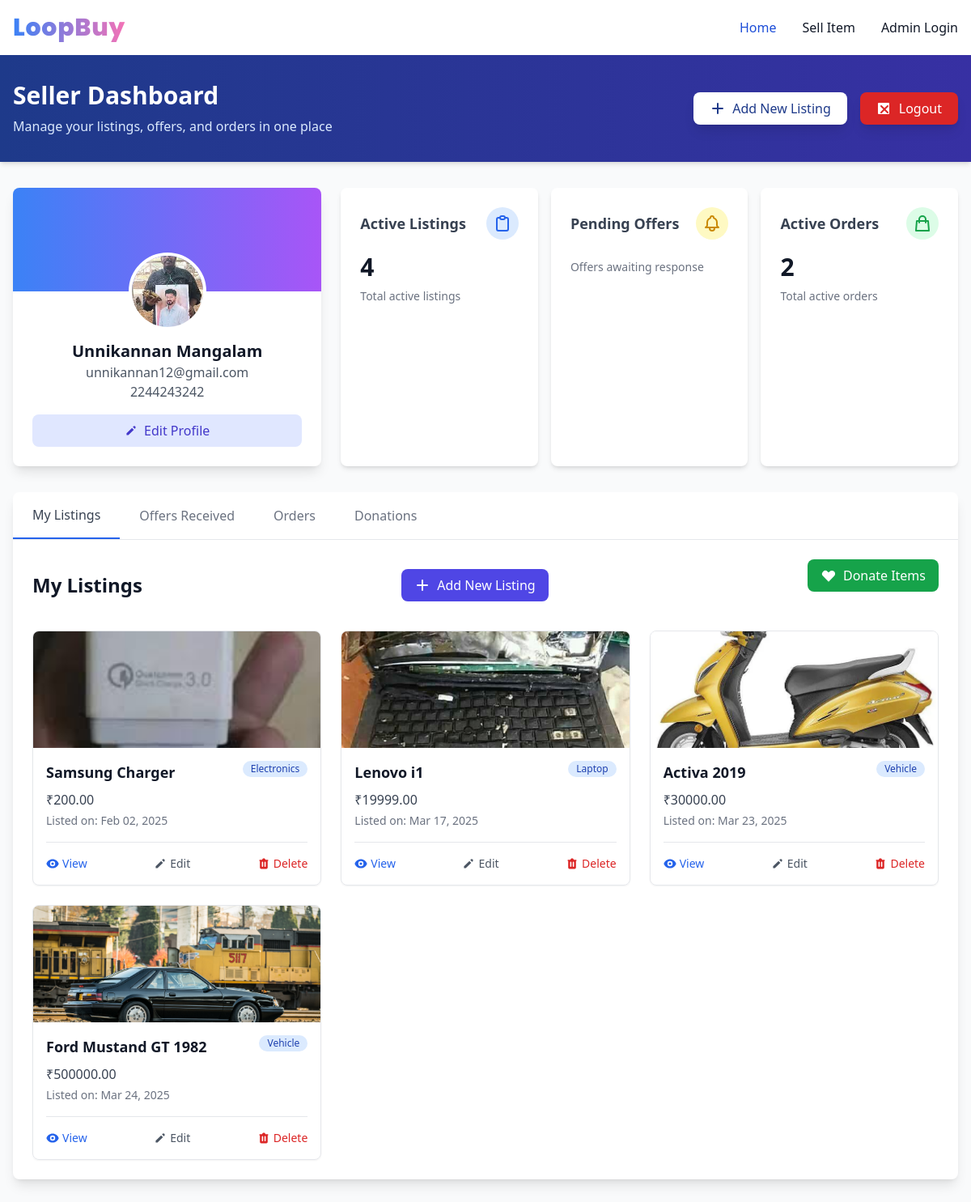
The page /seller/dashboard/ (signed in) on the database its author committed.
### home/models.py (models this page shows, shortened)
class Seller(models.Model):
    user = models.OneToOneField(User, on_delete=models.CASCADE, related_name='seller')
    phone_number = models.CharField(max_length=15, unique=True, null=True, blank=True)
    address = models.TextField(null=True, blank=True)
    latitude = models.DecimalField(max_digits=9, decimal_places=6, null=True, blank=True)
    longitude = models.DecimalField(max_digits=9, decimal_places=6, null=True, blank=True)
    is_neighborhood_verified = models.BooleanField(default=False)
    profile_image = models.ImageField(upload_to='sellers/profile_images/', null=True, blank=True)
    date_of_birth = models.DateField(null=True, blank=True)
    instagram_link = models.URLField(max_length=255, null=True, blank=True)

class Listing(models.Model):
    CATEGORY_CHOICES = [
        ('Mobile', 'Mobile'),
        ('Laptop', 'Laptop'),
        ('Vehicle', 'Vehicle'),
        ('Other', 'Other'),
    ]
    CONDITION_CHOICES = [
        ('new', 'New'),
        ('used', 'Used'),
        ('refurbished', 'Refurbished'),
    ]
    seller = models.ForeignKey(User, on_delete=models.CASCADE)
    title = models.CharField(max_length=200)
    description = models.TextField()
    price = models.DecimalField(max_digits=10, decimal_places=2)
    category = models.CharField(
        max_length=50, choices=Category.choices, default=Category.MOBILE
    )
    condition = models.CharField(
        max_length=50, choices=ItemCondition.choices, default=ItemCondition.USED
    )
    images = models.ImageField(upload_to='listings/%Y/%m/%d/', blank=True, null=True)
    additional_images = models.ManyToManyField(
        'ListingImage', related_name='additional_listings', blank=True
    )
    location = models.CharField(max_length=255)
    latitude = models.DecimalField(max_digits=9, decimal_places=6, null=True, blank=True)
    longitude = models.DecimalField(max_digits=9, decimal_places=6, null=True, blank=True)
    created_at = models.DateTimeField(auto_now_add=True)
    updated_at = models.DateTimeField(auto_now=True)
    is_available = models.BooleanField(default=True)
    year = models.IntegerField(null=True, blank=True)
    brand = models.CharField(max_length=100, blank=True, null=True)
    model = models.CharField(max_length=100, blank=True, null=True)
    contact_number = models.CharField(max_length=15, null=True, blank=True)
    shipping_available = models.BooleanField(default=False)
    negotiable = models.BooleanField(default=False)
    other_details = models.JSONField(default=dict, blank=True, null=True)

### home/views.py (the view)
# urls.py: path('seller/dashboard/', views.seller_dashboard, name='seller_dashboard'),
@login_required
def seller_dashboard(request):
    if not hasattr(request.user, 'seller'):
        return redirect('seller_login')
    seller = request.user.seller
    listings = Listing.objects.filter(seller=request.user)
    offers = BuyRequest.objects.filter(listing__seller=request.user)
    orders = Order.objects.filter(seller=request.user).order_by('-created_at')
    donations = Donation.objects.filter(seller=request.user).order_by('-created_at')  # Fetch donations
    context = {
        'seller': seller,
        'listings': listings,
        'offers': offers,
        'orders': orders,
        'donations': donations,  # Pass donations to the context
    }
    return render(request, 'seller_dashboard.html', context)

### templates/seller_dashboard.html (shortened to what this page needs)
{% extends 'base.html' %}
{% block content %}
{% load static %}
<main class="bg-gray-50 min-h-screen pb-12">
    <div class="bg-gradient-to-r from-blue-900 to-indigo-800 text-white py-8 px-4 mb-8 shadow-md">
        <div class="max-w-7xl mx-auto flex flex-col md:flex-row justify-between items-center">
            <div class="mb-6 md:mb-0 text-center md:text-left">
                <h1 class="text-3xl font-bold">Seller Dashboard</h1>
                <p class="text-blue-100 mt-2">Manage your listings, offers, and orders in one place</p>
            </div>
            <div class="flex space-x-4">
                <a href="{% url 'add_listing' %}" class="inline-flex items-center bg-white text-blue-900 px-5 py-2 rounded-lg hover:bg-blue-50 transition shadow-lg">
                    <svg xmlns="http://www.w3.org/2000/svg" class="h-5 w-5 mr-2" viewBox="0 0 20 20" fill="currentColor">
                        <path fill-rule="evenodd" d="M10 3a1 1 0 011 1v5h5a1 1 0 110 2h-5v5a1 1 0 11-2 0v-5H4a1 1 0 110-2h5V4a1 1 0 011-1z" clip-rule="evenodd" />
                    </svg>
                    Add New Listing
                </a>
                <a href="{% url 'seller_logout' %}" class="inline-flex items-center bg-red-600 text-white px-5 py-2 rounded-lg hover:bg-red-700 transition shadow-lg">
                    Logout
                </a>
            </div>
        </div>
    </div>
    <div class="max-w-7xl mx-auto px-4">
        <div class="flex flex-col md:flex-row gap-6 mb-8">
            <div class="md:w-1/3 bg-white rounded-lg shadow-lg overflow-hidden">
                <div class="h-32 bg-gradient-to-r from-blue-500 to-purple-500">
                </div>
                <div class="relative px-6 pb-6">
                    <div class="w-24 h-24 mx-auto -mt-12 border-4 border-white rounded-full overflow-hidden">
                        {% if seller.profile_image %}
                            <img class="w-full h-full object-cover" src="{{ seller.profile_image.url }}" alt="Profile">
                        {% else %}
                            <img class="w-full h-full object-cover" src="https://i.pinimg.com/736x/2c/f5/58/2cf558ab8c1f12b43f7326945672805e.jpg" alt="Placeholder">
                        {% endif %}
                    </div>
                    <div class="text-center mt-3">
                        <h2 class="text-xl font-bold text-gray-900">{{ seller.user.first_name }}</h2>
                        <p class="text-gray-600">{{ seller.user.email }}</p>
                        <p class="text-gray-600">{{ seller.phone_number }}</p>
                    </div>
                    <button class="w-full mt-4 bg-indigo-100 text-indigo-700 px-4 py-2 rounded-lg hover:bg-indigo-200 transition flex items-center justify-center">
                        <svg xmlns="http://www.w3.org/2000/svg" class="h-4 w-4 mr-2" viewBox="0 0 20 20" fill="currentColor">
                            <path d="M13.586 3.586a2 2 0 112.828 2.828l-.793.793-2.828-2.828.793-.793zM11.379 5.793L3 14.172V17h2.828l8.38-8.379-2.83-2.828z" />
                        </svg>
                        Edit Profile
                    </button>
                </div>
            </div>
            <div class="md:w-2/3 grid grid-cols-1 md:grid-cols-3 gap-4">
                <div class="bg-white rounded-lg shadow-md p-6 flex flex-col">
                    <div class="flex justify-between items-center mb-4">
                        <h3 class="text-lg font-semibold text-gray-700">Active Listings</h3>
                        <div class="p-2 bg-blue-100 rounded-full">
                        </div>
                    </div>
                    <p class="text-3xl font-bold text-gray-900">{{ listings|length }}</p>
                    <p class="text-sm text-gray-500 mt-2">Total active listings</p>
                </div>
                <div class="bg-white rounded-lg shadow-md p-6 flex flex-col">
                    <div class="flex justify-between items-center mb-4">
                        <h3 class="text-lg font-semibold text-gray-700">Pending Offers</h3>
                        <div class="p-2 bg-yellow-100 rounded-full">
                        </div>
                    </div>
                    <p class="text-sm text-gray-500 mt-2">Offers awaiting response</p>
                </div>
                <div class="bg-white rounded-lg shadow-md p-6 flex flex-col">
                    <div class="flex justify-between items-center mb-4">
                        <h3 class="text-lg font-semibold text-gray-700">Active Orders</h3>
                        <div class="p-2 bg-green-100 rounded-full">
                            <svg xmlns="http://www.w3.org/2000/svg" class="h-6 w-6 text-green-600" fill="none" viewBox="0 0 24 24" stroke="currentColor">
                                <path stroke-linecap="round" stroke-linejoin="round" stroke-width="2" d="M16 11V7a4 4 0 00-8 0v4M5 9h14l1 12H4L5 9z" />
                            </svg>
                        </div>
                    </div>
                    <p class="text-3xl font-bold text-gray-900">{{ orders|length }}</p>
                    <p class="text-sm text-gray-500 mt-2">Total active orders</p>
                </div>
            </div>
        </div>
        <div class="bg-white rounded-lg shadow-lg overflow-hidden">
            <div class="flex border-b">
                <button onclick="showTab('listings')" id="listings-tab" class="tab-button py-4 px-6 font-medium text-gray-700 border-b-2 border-blue-600 focus:outline-none">My Listings</button>
                <button onclick="showTab('offers')" id="offers-tab" class="tab-button py-4 px-6 font-medium text-gray-500 hover:text-gray-700 focus:outline-none">Offers Received</button>
                <button onclick="showTab('orders')" id="orders-tab" class="tab-button py-4 px-6 font-medium text-gray-500 hover:text-gray-700 focus:outline-none">Orders</button>
                <button onclick="showTab('donations')" id="donations-tab" class="tab-button py-4 px-6 font-medium text-gray-500 hover:text-gray-700 focus:outline-none">Donations</button>
            </div>
            <div id="listings-content" class="tab-content p-6">
                <div class="flex justify-between items-center mb-6">
                    <h2 class="text-2xl font-bold text-gray-900">My Listings</h2>
                    <a href="{% url 'add_listing' %}" class="inline-flex items-center bg-indigo-600 text-white px-4 py-2 rounded-lg hover:bg-indigo-700 transition">
                        <svg xmlns="http://www.w3.org/2000/svg" class="h-5 w-5 mr-2" viewBox="0 0 20 20" fill="currentColor">
                            <path fill-rule="evenodd" d="M10 3a1 1 0 011 1v5h5a1 1 0 110 2h-5v5a1 1 0 11-2 0v-5H4a1 1 0 110-2h5V4a1 1 0 011-1z" clip-rule="evenodd" />
                        </svg>
                        Add New Listing
                    </a>
                    <div class="mb-6">
                        <a href="{% url 'create_donation' %}" class="inline-flex items-center px-4 py-2 bg-green-600 text-white rounded-lg hover:bg-green-700 transition-colors">
                            <svg xmlns="http://www.w3.org/2000/svg" class="h-5 w-5 mr-2" viewBox="0 0 20 20" fill="currentColor">
                                <path fill-rule="evenodd" d="M3.172 5.172a4 4 0 015.656 0L10 6.343l1.172-1.171a4 4 0 115.656 5.656L10 17.657l-6.828-6.829a4 4 0 010-5.656z" clip-rule="evenodd" />
                            </svg>
                            Donate Items
                        </a>
                    </div>
                </div>
                {% if listings %}
                <div class="grid grid-cols-1 md:grid-cols-2 lg:grid-cols-3 gap-6">
                    {% for listing in listings %}
                    <div class="border rounded-lg overflow-hidden shadow-sm hover:shadow-md transition">
                        <div class="h-36 bg-gray-100 overflow-hidden">
                            {% if listing.images %}
                            <img src="{{ listing.images.url }}" alt="{{ listing.title }}" class="w-full h-full object-cover">
                            {% endif %}
                        </div>
                        <div class="p-4">
                            <div class="flex justify-between items-start">
                                <h3 class="text-lg font-semibold text-gray-900 truncate">{{ listing.title }}</h3>
                                <span class="bg-blue-100 text-blue-800 text-xs font-medium px-2.5 py-0.5 rounded-full">{{ listing.category }}</span>
                            </div>
                            <p class="text-gray-700 font-medium mt-2">₹{{ listing.price }}</p>
                            <p class="text-sm text-gray-500 mt-1">Listed on: {{ listing.created_at|date:"M d, Y" }}</p>
                            <div class="mt-4 flex justify-between border-t pt-4">
                                <a href="{% url 'listing_detail' listing.id %}" class="text-blue-600 text-sm font-medium hover:text-blue-800 flex items-center">
                                    View
                                </a>
                                <a href="{% url 'edit_listing' listing.id %}" class="text-gray-600 text-sm font-medium hover:text-gray-800 flex items-center">
                                    <svg xmlns="http://www.w3.org/2000/svg" class="h-4 w-4 mr-1" viewBox="0 0 20 20" fill="currentColor">
                                        <path d="M13.586 3.586a2 2 0 112.828 2.828l-.793.793-2.828-2.828.793-.793zM11.379 5.793L3 14.172V17h2.828l8.38-8.379-2.83-2.828z" />
                                    </svg>
                                    Edit
                                </a>
                                <form action="{% url 'delete_listing' listing.id %}" method="POST" onsubmit="return confirm('Are you sure you want to delete this listing?');" class="inline-flex">
                                    <button type="submit" class="text-red-600 text-sm font-medium hover:text-red-800 flex items-center">
                                        Delete
                                    </button>
                                </form>
                            </div>
                        </div>
                    </div>
                    {% endfor %}
                </div>
                {% endif %}
            </div>
        </div>
    </div>
</main>
{% endblock %}

### rows shown on the page
Seller: profile_image (picture), user.first_name "Unnikannan Mangalam", user.email "unnikannan12@gmail.com", phone_number "2244243242"
Listing: images (picture), title "Samsung Charger", category "Electronics", price "200.00", created_at "Feb 02, 2025"
Listing: images (picture), title "Lenovo i1", category "Laptop", price "19999.00", created_at "Mar 17, 2025"
Listing: images (picture), title "Activa 2019", category "Vehicle", price "30000.00", created_at "Mar 23, 2025"
Listing: images (picture), title "Ford Mustand GT 1982", category "Vehicle", price "500000.00", created_at "Mar 24, 2025"

### other values the page prints
{{ listings|length }} "4"
{{ orders|length }} "2"
